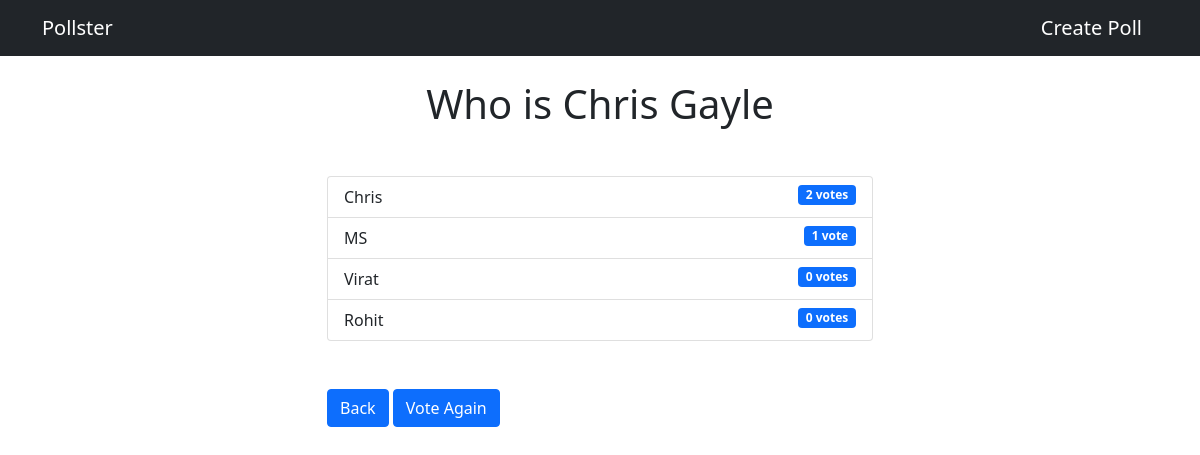
Page /polls/14/results/ on the committed database.
### polls/models.py (models this page shows, shortened)
class Question(models.Model):
    question_text = models.CharField(max_length=200)
    pub_date = models.DateTimeField('date published')

class Choice(models.Model):
    question = models.ForeignKey(Question, on_delete=models.CASCADE)
    choice_text = models.CharField(max_length=200)
    votes = models.IntegerField(default=0)

### polls/views.py (the view)
# urls.py: path('<int:question_id>/results/', views.results, name='results'),
def results(request, question_id):
    question = get_object_or_404(Question, pk=question_id)
    context = {'question': question}
    return render(request, 'polls/results.html', context)

### templates/polls/results.html
{% extends 'base.html' %}
{% block content %}
<h1 class="text-center mb-5">{{question.question_text}}</h1>
<ul class="list-group mb-5">
    {% for choice in question.choice_set.all %}
    <li class="list-group-item">
        {{choice.choice_text}} <span class="badge bg-primary float-end">
            {{choice.votes}} vote{{choice.votes | pluralize}}
        </span>
    </li>
    {% endfor %}
</ul>
<a class="btn btn-primary" href="{% url 'polls:index' %}">Back</a>
<a class="btn btn-primary" href="{% url 'polls:detail' question.id %}">Vote Again</a>
{% endblock content %}

### rows in the picture
Question: question_text "Who is Chris Gayle"
Choice: choice_text "Chris", votes "2", votes|pluralize "s"
Choice: choice_text "MS", votes "1"
Choice: choice_text "Virat", votes "0", votes|pluralize "s"
Choice: choice_text "Rohit", votes "0", votes|pluralize "s"
